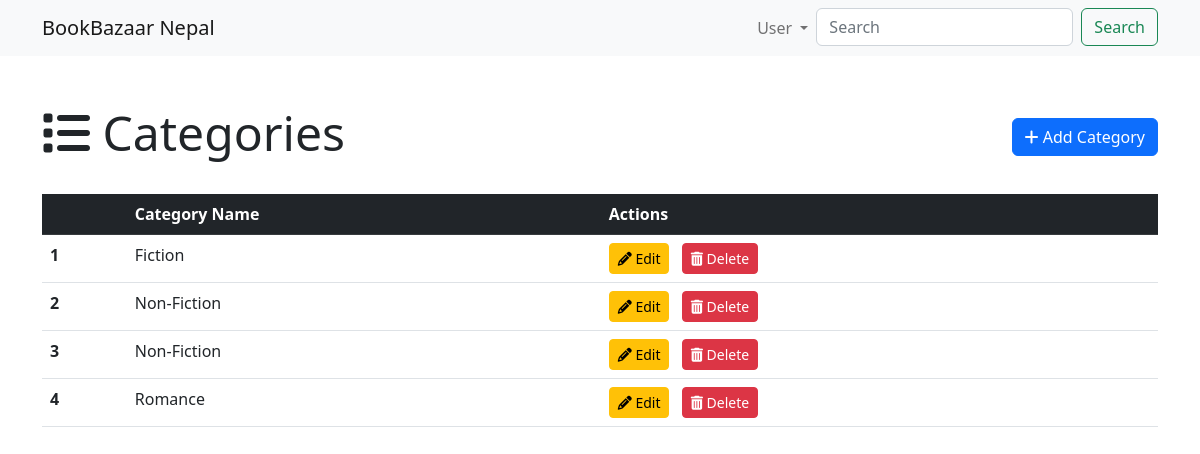
Page /store/category/ on the earlier database version.
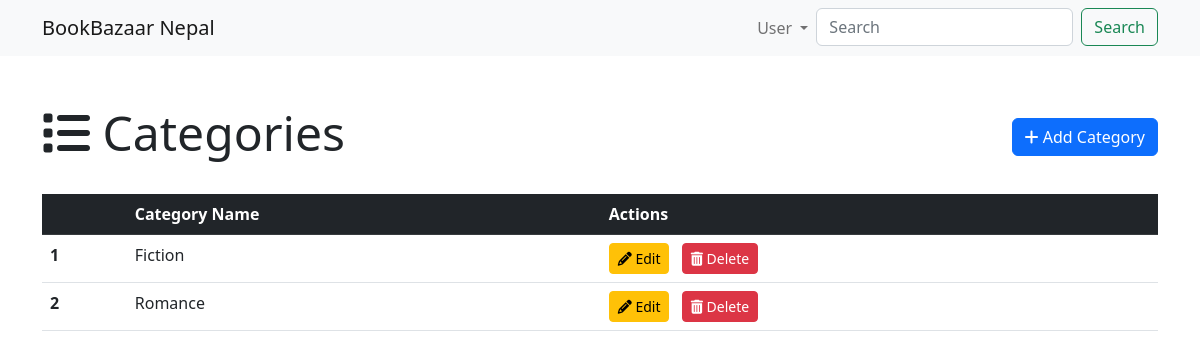
Same page on the later database version.
### store/models.py (models this page shows, shortened)
class Category(models.Model):
    category_name = models.CharField(max_length=200)
    class Meta:
        db_table = 'app_categories'

### store/views.py (the view)
# urls.py: path('category/', views.category_index, name='list-category'),
def category_index(request):
    category = Category.objects.all()
    context = {"data": category}
    return render(request, 'categories/category_index.html', context)

### templates/categories/category_index.html (shortened to what this page needs)
{% extends "layouts/master.html" %}
{% block content %}
<div class="container my-5">
    <div class="d-flex justify-content-between align-items-center">
        <h1 class="display-5 mb-2"><i class="fas fa-list"></i> Categories</h1>
        <a href="{% url 'add-category' %}" class="btn btn-primary"><i class="fas fa-plus"></i> Add Category</a>
    </div>
    <table class="table mt-4">
        <thead class="table-dark">
            <tr>
                <th scope="col"></th>
                <th scope="col">Category Name</th>
                <th scope="col">Actions</th>
            </tr>
        </thead>
        <tbody>
            {% for category in data %}
            <tr>
                <th scope="row">{{ forloop.counter }}</th>
                <td>{{ category.category_name }}</td>
                <td>
                    <a href="{% url 'edit-category' category.id %}" class="btn btn-sm btn-warning me-2"><i class="fas fa-pencil-alt"></i> Edit</a>
                    <a href="{% url 'delete-category' category.id %}" class="btn btn-sm btn-danger"><i class="fas fa-trash-alt"></i> Delete</a>
                </td>
            </tr>
            {% endfor %}
        </tbody>
    </table>
</div>
{% endblock content %}

### templates/layouts/master.html (shortened to what this page needs)
<!doctype html>
<html lang="en">
<head>
    <link rel="stylesheet" href="https://cdnjs.cloudflare.com/ajax/libs/font-awesome/6.4.0/css/all.min.css">
    <link href="https://cdn.jsdelivr.net/npm/bootstrap@5.2.3/dist/css/bootstrap.min.css" rel="stylesheet"
>
</head>
<body>
    <nav class="navbar navbar-expand-lg navbar-light bg-light">
        <div class="container">
            <a class="navbar-brand" href="#">BookBazaar Nepal</a>
            <div class="collapse navbar-collapse" id="navbarNav">
                <ul class="navbar-nav ms-auto">
                    <li class="nav-item dropdown">
                        <a class="nav-link dropdown-toggle" href="#" id="navbarDropdown" role="button" data-bs-toggle="dropdown" aria-expanded="false">
                            User
                        </a>
                    </li>
                    <li class="nav-item">
                        <form class="d-flex">
                            <input class="form-control me-2" type="search" placeholder="Search" aria-label="Search">
                            <button class="btn btn-outline-success" type="submit">Search</button>
                        </form>
                    </li>
                </ul>
            </div>
        </div>
    </nav>
    {% block content %}
    {% endblock %}
</body>
</html>

Differences in the rows shown:
removed Category: category_name "Non-Fiction"
removed Category: category_name "Non-Fiction"
